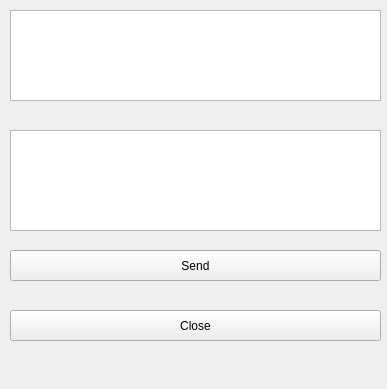
<?xml version="1.0" encoding="UTF-8"?>
<ui version="4.0">
 <class>Widget</class>
 <widget class="QWidget" name="Widget">
  <property name="geometry">
   <rect>
    <x>0</x>
    <y>0</y>
    <width>387</width>
    <height>389</height>
   </rect>
  </property>
  <property name="windowTitle">
   <string>Widget</string>
  </property>
  <widget class="QTextEdit" name="MessageWindow">
   <property name="geometry">
    <rect>
     <x>10</x>
     <y>10</y>
     <width>371</width>
     <height>91</height>
    </rect>
   </property>
  </widget>
  <widget class="QTextEdit" name="InputWindow">
   <property name="geometry">
    <rect>
     <x>10</x>
     <y>130</y>
     <width>371</width>
     <height>101</height>
    </rect>
   </property>
  </widget>
  <widget class="QPushButton" name="SendButton">
   <property name="geometry">
    <rect>
     <x>10</x>
     <y>250</y>
     <width>371</width>
     <height>31</height>
    </rect>
   </property>
   <property name="text">
    <string>Send</string>
   </property>
  </widget>
  <widget class="QPushButton" name="CloseButton">
   <property name="geometry">
    <rect>
     <x>10</x>
     <y>310</y>
     <width>371</width>
     <height>31</height>
    </rect>
   </property>
   <property name="text">
    <string>Close</string>
   </property>
  </widget>
 </widget>
 <resources/>
 <connections/>
</ui>
